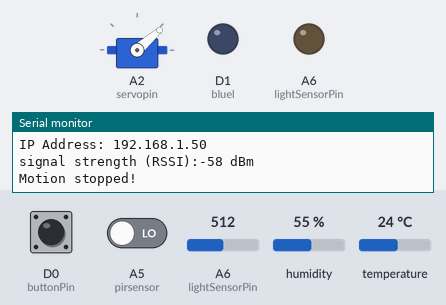
Bench run of a sketch on a simulated Arduino MKR. Shown: servo, output pins drawn as LEDs (lit = HIGH), the last lines printed to the serial monitor. Dashed ring = blinking. Inputs (shaded band) come from the test bench; at power-on: A5 (pirsensor) LOW, D0 (buttonPin) LOW, A6 (lightSensorPin) = 512, humidity 55 %, temperature 24 °C. WiFi joins after 1.5 s; servers stay silent unless stated.

Above: at 12.7 s.
12.8 s: A5 (pirsensor) driven HIGH
At 13.07 s:
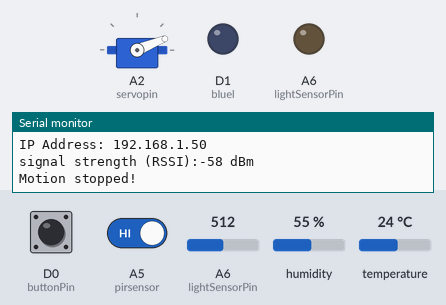
16.3 s: D0 (buttonPin) pulled HIGH for 0.35 s
At 19.1 s:
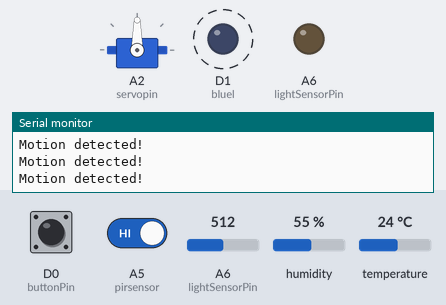
22.8 s: A6 (lightSensorPin) set to 1010
26.3 s: D0 (buttonPin) pulled HIGH for 1 s
29.8 s: A5 (pirsensor) driven LOW
At 33.0 s:
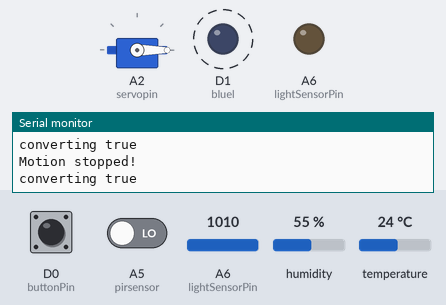
Timing chart, 0 to 34.3 s (numbered marks = the images above; inputs shaded):
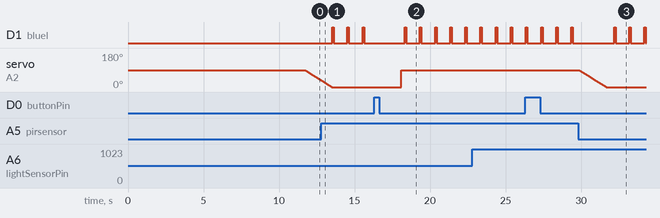

The sketch:

SchoolProject.ino
```cpp
#include <Servo.h>
#include <SPI.h>
#include <WiFiNINA.h>
#include "DHT.h"
#include "arduino_secrets.h"

#define DHTPIN A1   	// what pin the DHT sensor is connected to
#define DHTTYPE DHT22   // DHT 22  (AM2302)

int maxHum = 60;
int maxTemp = 40;

DHT dht(DHTPIN, DHTTYPE);

char ssid[] = SECRET_SSID;
char pass[] = SECRET_PASS;

int status = WL_IDLE_STATUS;
char server[] = "192.168.1.117"; // api
int serverPort = 5001;

WiFiClient client;
//Tools
Servo servo;
//pins
const char pirsensor = A5;
const char buttonPin = 0;
const char servopin = A2;
const char pinTemp = A1;
const char lightSensorPin = A6;
//lights
char bluel = 1;
char sensorLed = A4;

//status
int pirval = 0;
int pos = 90;
int ledState = LOW;
int servostatus = 0;
bool sensor = true;
int lightSensorValue = 0;

//listener

void setup() {
  //Initialize serial and wait for port to open:
  pinMode(buttonPin, INPUT);
  pinMode(pirsensor,INPUT);
  // sets interrupt on digital pin 0 where our button is
  attachInterrupt(digitalPinToInterrupt(buttonPin), UnlockWindows, RISING); // will trigger on falling so when we let go of the button
  pinMode(lightSensorPin, OUTPUT);
  servo.attach(servopin);
  pinMode(1,OUTPUT);
  Serial.begin(9600);
  servo.write(pos);
  ConnectToWifi();
  dht.begin();
}

void loop() {

  if (client.connect(server, serverPort)) {

    sensor = CheckSensor();

    if (sensor == true) {
       LockWindows(sensor);
    }

    PostRoomDataToApi();

    BlinkPostLed();
  }
}

bool GetLightSensorValue(){
  lightSensorValue = analogRead (lightSensorPin);
  if( lightSensorValue <= 1000){

    return false;
  }

  else{
    return true;
  }
}

String ConvertBoolToString(bool val){

  if(val == true){

    Serial.println("converting true");

    return "true";

  }
  else{
    return "false";
  }

}

void LockWindows(bool sensor){
  if (sensor == true){
        if(servostatus == 0){
        servostatus = 1;
        servocontrole(1);
        Serial.println("servo: 1");
        }
    }
  }

void BlinkPostLed(){
  if (ledState == LOW){
      ledState = HIGH;
    } else {
      ledState = LOW;
    }
    digitalWrite(bluel,ledState);

    delay(100);
    if (ledState == HIGH) {
     digitalWrite(bluel,LOW);
    }
    delay(200);
}


void PostRoomDataToApi(){

  client.println("GET /api/PostData/PostRoomData?roomName=B16&temperature=" + String(tempreader()) + "&windowLockState=" + String(ConvertBoolToString(CheckSensor()))+ "&lightSensorState=" + String(ConvertBoolToString(GetLightSensorValue())) +" HTTP/1.1");
  client.println("Host: 192.168.1.117:5001");
  client.println("Connection: close");
  client.println();
}


void printWifiStatus() {
  // print the SSID of the network you're attached to:
  Serial.print("SSID: ");
  Serial.println(WiFi.SSID());

  // print your board's IP address:
  IPAddress ip = WiFi.localIP();
  Serial.print("IP Address: ");
  Serial.println(ip);

  // print the received signal strength:
  long rssi = WiFi.RSSI();
  Serial.print("signal strength (RSSI):");
  Serial.print(rssi);
  Serial.println(" dBm");
}

void ConnectToWifi(){
  // attempt to connect to WiFi network:
  while (status != WL_CONNECTED) {
    Serial.print("Attempting to connect to SSID: ");
    Serial.println(ssid);
    status = WiFi.begin(ssid, pass);
    // wait 10 seconds for connection:
    delay(10000);
  }
  Serial.println("Connected to WiFi");
  printWifiStatus();
}

  float tempreader(){
    float h = dht.readHumidity();
    float t = dht.readTemperature();
        if (isnan(h) || isnan(t)) {
    Serial.println("Failed to read from DHT sensor!");
  }
  else{
    return t;
  }
  }

void servocontrole(int status){
  if(status == 1){
  for (int i = 90; i >= 0; i--){
      servo.write(i);
      delay(20);
  }
  }else{
    for (int j = 0; j <= 90; j++){
        servo.write(j);
        delay(20);
     }
  }
}

bool CheckSensor(){
  pirval = digitalRead(pirsensor);
  if(pirval == HIGH){
    digitalWrite(sensorLed,HIGH);
      Serial.println("Motion detected!");
     return false;
  }
  else {
      digitalWrite(sensorLed, LOW);
        Serial.println("Motion stopped!");
        return true;
  }
  delay(10);
}

void UnlockWindows(){
  if (servostatus == 1){
    servocontrole(0);
    servostatus = 0;
  }
  else{
      Serial.println("window is not locked");
    }
}
```

arduino_secrets.h
```cpp
#define SECRET_SSID "DeSeje"
#define SECRET_PASS "Kode1234!"
```

Measured:
- after the input at 16.3 s, servo on A2 (servopin): 0° → 90° after 1.8 s
- after the input at 29.8 s, servo on A2 (servopin): moves from 90° to 0° over 1.8 s, starting after 0.08 s
- by itself, D1 (bluel): alternates HIGH for 0.10 s and LOW for 0.90 s
